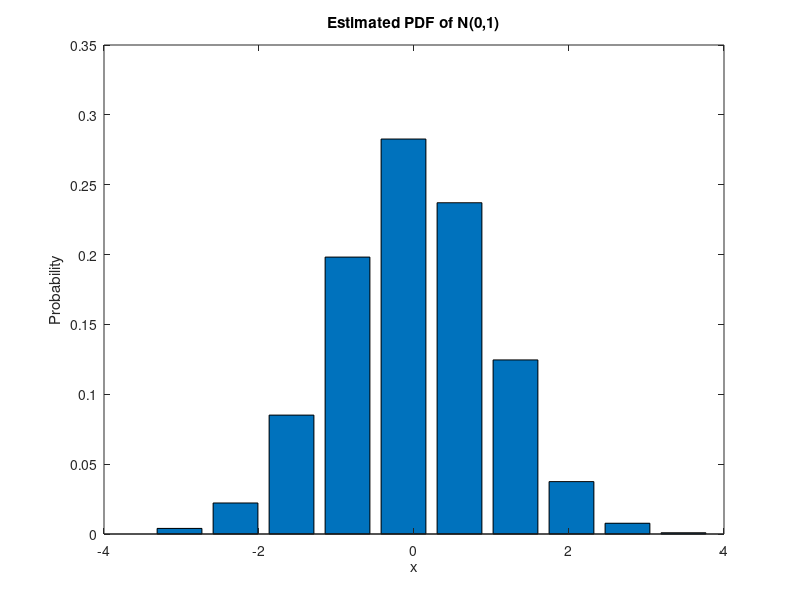

The MATLAB script that drew this image: (Note: this script raises an error after producing the figure.)
clear all
close all
clc

% PDF tends to perfect normal distribution as N (number of samples) is made larger.
x = randn(10000,1);
[y,group] = hist(x); % Returns bin limits and number of elements in each bin
bar(group,(y/10000)); % Uses same bins but normalizes number of elements
xlabel('x');
ylabel('Probability');
title('Estimated PDF of N(0,1)')
hold on
pd = makedist('Normal',0,1);
grid on
grid minor